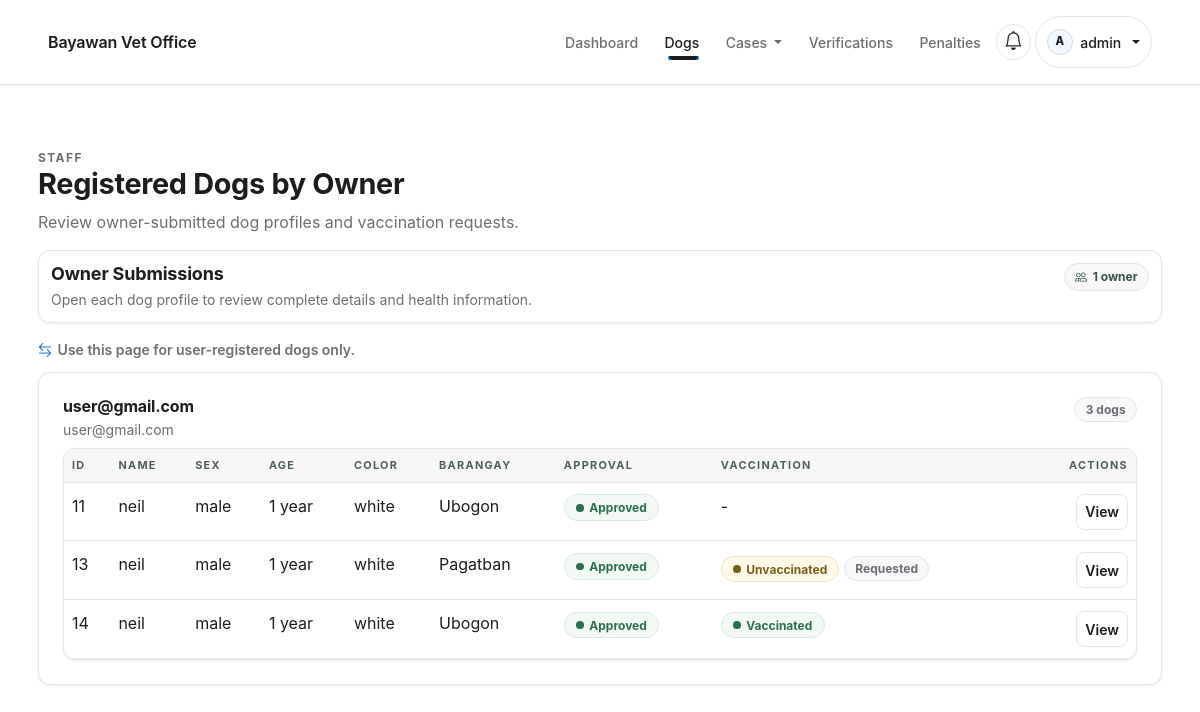
The page /staff/dogs/registered/ (signed in) on the database as committed earlier.
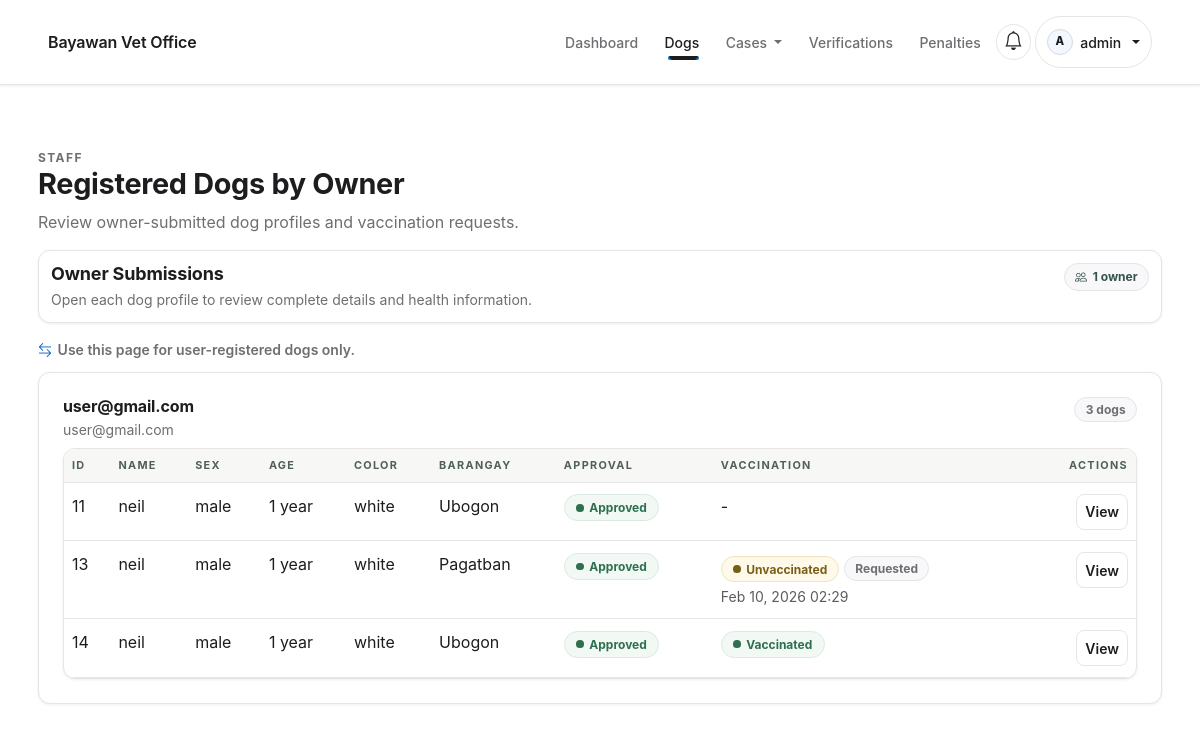
The same page on the database as committed later.
### dogs/models.py (models this page shows, shortened)
class Dog(TimeStampedModel):
    class VaccinationStatus(models.TextChoices):
        VACCINATED = 'VACCINATED', 'Vaccinated'
        UNVACCINATED = 'UNVACCINATED', 'Unvaccinated'
    class Status(models.TextChoices):
        IMPOUNDED = 'IMPOUNDED', 'Impounded'
        AVAILABLE = 'AVAILABLE', 'Available for Adoption'
        ADOPTED = 'ADOPTED', 'Adopted'
        RECLAIMED = 'RECLAIMED', 'Reclaimed'
        RELEASED = 'RELEASED', 'Released'
    class RegistrationApprovalStatus(models.TextChoices):
        PENDING = 'PENDING', 'Pending Review'
        APPROVED = 'APPROVED', 'Approved'
        REJECTED = 'REJECTED', 'Rejected'
    owner = models.ForeignKey(
        settings.AUTH_USER_MODEL,
        on_delete=models.SET_NULL,
        null=True,
        blank=True,
        related_name='dogs',
    )
    name = models.CharField(max_length=120, blank=True)
    status = models.CharField(max_length=20, choices=Status.choices, default=Status.IMPOUNDED)
    sex = models.CharField(max_length=10, blank=True)
    age_estimate = models.CharField(max_length=50, blank=True)
    color = models.CharField(max_length=80, blank=True)
    capture_datetime = models.DateTimeField(null=True, blank=True)
    surrender_datetime = models.DateTimeField(null=True, blank=True)
    barangay = models.CharField(max_length=120, blank=True)
    gps_coordinates = models.CharField(max_length=120, blank=True)
    kennel_slot = models.CharField(max_length=30, blank=True)
    photo = models.ImageField(upload_to='dogs/', blank=True)
    notes = models.TextField(blank=True)
    vaccination_status = models.CharField(
        max_length=20,
        choices=VaccinationStatus.choices,
        blank=True,
        default='',
    )
    vaccination_proof = models.FileField(upload_to='vaccination_proofs/', blank=True)
    vaccination_request = models.BooleanField(default=False)
    vaccination_schedule = models.DateTimeField(null=True, blank=True)
    registration_approval_status = models.CharField(
        max_length=20,
        choices=RegistrationApprovalStatus.choices,
        default=RegistrationApprovalStatus.APPROVED,
    )
    registration_reviewed_at = models.DateTimeField(null=True, blank=True)
    registration_reviewed_by = models.ForeignKey(
        settings.AUTH_USER_MODEL,
        on_delete=models.SET_NULL,
        null=True,
        blank=True,
        related_name='dog_registration_reviews',
    )

### dogs/staff_views.py (the view)
# urls.py: path('staff/dogs/registered/', staff_views.registered_by_owner, name='dogs_registered_by_owner'),
@login_required
@role_required('ADMIN', 'STAFF')
def registered_by_owner(request):
    dogs = (
        Dog.objects.select_related('owner')
        .filter(
            owner__isnull=False,
            capture_datetime__isnull=True,
            surrender_datetime__isnull=True,
        )
        .order_by('owner__username', 'name')
    )
    grouped = {}
    for dog in dogs:
        grouped.setdefault(dog.owner, []).append(dog)
    return render(request, 'dogs/registered_by_owner.html', {'grouped': grouped})

### notifications/context_processors.py (called while the page is built)
def unread_notifications(request):
    if not request.user.is_authenticated:
        return {'unread_notifications': 0, 'nav_notifications': []}
    items = Notification.objects.filter(user=request.user).order_by('-created_at')
    count = items.filter(is_read=False).count()
    return {
        'unread_notifications': count,
        'nav_notifications': items[:5],
    }

### templates/dogs/registered_by_owner.html (shortened to what the changed rows need)
{% extends 'base.html' %}
{% load static %}
{% block extra_css %}
  <link rel="stylesheet" href="{% static 'css/staff-admin-modern.css' %}" />
{% endblock %}
{% block content %}
  <section class="section-pad staff-admin-page">
    <div class="container staff-admin-wrap">
      {% include 'partials/page_header.html' with eyebrow="Staff" title="Registered Dogs by Owner" subtitle="Review owner-submitted dog profiles and vaccination requests." %}
      <div class="staff-admin-summary mb-3">
        <div>
          <h2 class="staff-admin-summary-title">Owner Submissions</h2>
        </div>
      </div>
      {% if grouped %}
        {% for owner, dogs in grouped.items %}
          <article class="card-elevated staff-admin-owner-card mb-3">
            <div class="card-body p-3 p-md-4">
              <div class="staff-admin-owner-head">
                <div>
                  <h3 class="staff-admin-owner-title">{{ owner.username }}</h3>
                  <div class="staff-admin-owner-meta">{{ owner.email }}</div>
                </div>
                <span class="badge-soft">{{ dogs|length }} dog{{ dogs|length|pluralize }}</span>
              </div>
              <div class="staff-admin-table-card table-shell">
                <div class="table-responsive">
                  <table class="table table-mobile-stack">
                    <thead>
                      <tr>
                        <th>ID</th>
                        <th>Name</th>
                        <th>Sex</th>
                        <th>Age</th>
                        <th>Color</th>
                        <th>Barangay</th>
                        <th>Approval</th>
                        <th>Vaccination</th>
                        <th class="text-end">Actions</th>
                      </tr>
                    </thead>
                    <tbody>
                      {% for dog in dogs %}
                        <tr>
                          <td data-label="ID">{{ dog.id }}</td>
                          <td data-label="Name">{{ dog.name|default:"Unnamed" }}</td>
                          <td data-label="Sex">{{ dog.sex|default:"-" }}</td>
                          <td data-label="Age">{{ dog.age_estimate|default:"-" }}</td>
                          <td data-label="Color">{{ dog.color|default:"-" }}</td>
                          <td data-label="Barangay">{{ dog.barangay|default:"-" }}</td>
                          <td data-label="Approval">
                            {% if dog.registration_approval_status == 'APPROVED' %}
                              <span class="status-pill status-pill--success">Approved</span>
                            {% elif dog.registration_approval_status == 'REJECTED' %}
                              <span class="status-pill status-pill--danger">Rejected</span>
                            {% else %}
                              <span class="status-pill status-pill--warning">Pending</span>
                            {% endif %}
                          </td>
                          <td data-label="Vaccination">
                            {% if dog.vaccination_status %}
                              {% if dog.vaccination_status == 'VACCINATED' %}
                                <span class="status-pill status-pill--success">Vaccinated</span>
                              {% else %}
                                <span class="status-pill status-pill--warning">Unvaccinated</span>
                              {% endif %}
                              {% if dog.vaccination_status == 'UNVACCINATED' and dog.vaccination_request %}
                                <span class="badge-soft mt-1">Requested</span>
                              {% endif %}
                              {% if dog.vaccination_schedule %}
                                <div class="small text-muted mt-1">{{ dog.vaccination_schedule|date:"M d, Y H:i" }}</div>
                              {% endif %}
                            {% else %}
                              -
                            {% endif %}
                          </td>
                          <td data-label="Actions" class="text-end">
                            <a class="btn btn-sm btn-outline-secondary" href="{% url 'dogs_registered_detail' dog.pk %}">
                              View
                            </a>
                          </td>
                        </tr>
                      {% endfor %}
                    </tbody>
                  </table>
                </div>
              </div>
            </div>
          </article>
        {% endfor %}
      {% else %}
        {% include 'partials/empty_state.html' with title="No registered dogs found." message="Registered dogs will appear once owners submit them." %}
      {% endif %}
    </div>
  </section>
{% endblock %}

Rows that differ between the two databases and show on the page:
changed Dog "Pagatban": vaccination_schedule (not shown) → "Feb 10, 2026 02:29"
